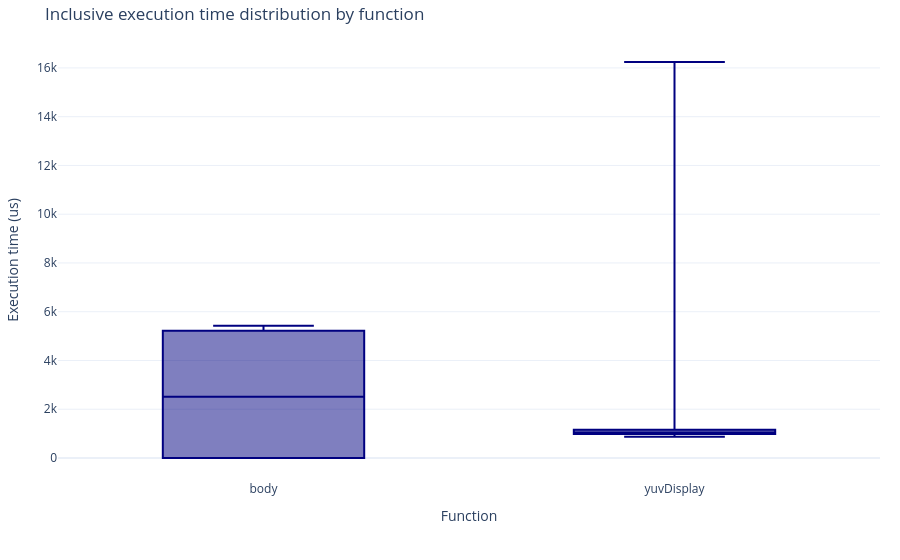

Notebook source saved alongside this figure:
### Markdown cell above
### 3.2 Function execution time distribution

The following chart allows to visualize the distribution of execution time for each function.

### Code cell
# Select a subset of functions to display in the box plot.
# Use the function names exactly as they appear in the trace/profile table.
# Set this to None to display all functions.
selected_boxplot_functions = [
    "thread_wrapper",
    "yuvDisplay",
    "body"
]

# Keep only the selected functions; if a name is missing from the trace, it is ignored.
box_plot = trace_parser.build_boxplot(calls, selected_boxplot_functions)
box_plot

### Figure 1 — Plotly figure (JSON) as saved in the notebook; plotly's stock layout.template omitted (floating-point values rounded to 4 significant figures; data arrays with more than 128 entries replaced by an {"elided": "..."} marker saying what was removed)
{"data": [{"boxpoints": false, "hovertemplate": "<b>body</b><br>duration: %{y} us<extra></extra>", "line": {"color": "navy"}, "marker": {"color": "steelblue"}, "name": "body", "type": "box", "y": {"elided": "190 int values"}}, {"boxpoints": false, "hovertemplate": "<b>yuvDisplay</b><br>duration: %{y} us<extra></extra>", "line": {"color": "navy"}, "marker": {"color": "steelblue"}, "name": "yuvDisplay", "type": "box", "y": [8359, 2426, 1644, 1425, 1305, 1216, 1306, 1043, 1040, 1096, 1155, 1290, 1287, 1066, 1050, 1220, 1114, 1010, 1088, 1075, 947, 963, 1128, 954, 1019, 1024, 967, 961, 1004, 963, 1008, 1037, 984, 985, 1045, 1196, 973, 1125, 1290, 1262, 1067, 1056, 926, 1045, 1256, 1001, 1084, 1570, 1088, 1149, 1139, 1179, 1278, 884, 986, 1236, 1050, 1095, 894, 971, 1135, 970, 868, 905, 1080, 1112, 1040, 1002, 992, 1320, 892, 911, 16243, 954, 1263, 1034, 935, 990, 933, 1017, 1164, 1083, 1044, 968, 915, 943, 1020, 1149, 922, 1112, 1143, 1276, 988, 1026, 1770]}], "layout": {"hovermode": "closest", "margin": {"b": 80, "l": 50, "r": 20, "t": 40}, "showlegend": false, "title": {"text": "Inclusive execution time distribution by function"}, "xaxis": {"title": {"text": "Function"}}, "yaxis": {"title": {"text": "Execution time (us)"}}}}
